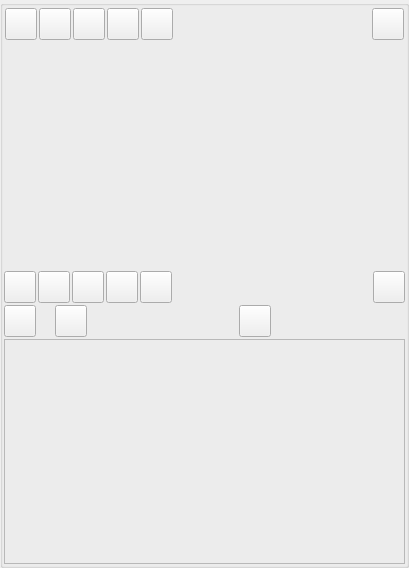
<?xml version="1.0" encoding="UTF-8"?>
<ui version="4.0">
 <class>AppletMultiMessengerUi</class>
 <widget class="QWidget" name="AppletMultiMessengerUi">
  <property name="geometry">
   <rect>
    <x>0</x>
    <y>0</y>
    <width>409</width>
    <height>568</height>
   </rect>
  </property>
  <property name="sizePolicy">
   <sizepolicy hsizetype="Expanding" vsizetype="Expanding">
    <horstretch>0</horstretch>
    <verstretch>0</verstretch>
   </sizepolicy>
  </property>
  <property name="minimumSize">
   <size>
    <width>0</width>
    <height>0</height>
   </size>
  </property>
  <property name="maximumSize">
   <size>
    <width>16777215</width>
    <height>16777215</height>
   </size>
  </property>
  <property name="windowTitle">
   <string>Dialog</string>
  </property>
  <layout class="QGridLayout" name="gridLayout_2">
   <property name="leftMargin">
    <number>0</number>
   </property>
   <property name="topMargin">
    <number>0</number>
   </property>
   <property name="rightMargin">
    <number>0</number>
   </property>
   <property name="bottomMargin">
    <number>0</number>
   </property>
   <property name="spacing">
    <number>0</number>
   </property>
   <item row="0" column="0">
    <widget class="QGroupBox" name="StyledDlgItemsBox">
     <property name="sizePolicy">
      <sizepolicy hsizetype="Expanding" vsizetype="Expanding">
       <horstretch>0</horstretch>
       <verstretch>0</verstretch>
      </sizepolicy>
     </property>
     <property name="minimumSize">
      <size>
       <width>0</width>
       <height>0</height>
      </size>
     </property>
     <property name="title">
      <string/>
     </property>
     <layout class="QVBoxLayout" name="verticalLayout">
      <property name="spacing">
       <number>2</number>
      </property>
      <property name="leftMargin">
       <number>1</number>
      </property>
      <property name="topMargin">
       <number>1</number>
      </property>
      <property name="rightMargin">
       <number>1</number>
      </property>
      <property name="bottomMargin">
       <number>1</number>
      </property>
      <item>
       <widget class="QFrame" name="m_HostViewFrame">
        <layout class="QHBoxLayout" name="horizontalLayout_3">
         <property name="spacing">
          <number>2</number>
         </property>
         <property name="leftMargin">
          <number>1</number>
         </property>
         <property name="topMargin">
          <number>1</number>
         </property>
         <property name="rightMargin">
          <number>1</number>
         </property>
         <property name="bottomMargin">
          <number>1</number>
         </property>
         <item>
          <widget class="VxPushButton" name="m_FriendsView">
           <property name="sizePolicy">
            <sizepolicy hsizetype="Fixed" vsizetype="Fixed">
             <horstretch>0</horstretch>
             <verstretch>0</verstretch>
            </sizepolicy>
           </property>
           <property name="minimumSize">
            <size>
             <width>32</width>
             <height>32</height>
            </size>
           </property>
           <property name="maximumSize">
            <size>
             <width>32</width>
             <height>32</height>
            </size>
           </property>
           <property name="text">
            <string notr="true"/>
           </property>
           <property name="iconSize">
            <size>
             <width>32</width>
             <height>32</height>
            </size>
           </property>
          </widget>
         </item>
         <item>
          <widget class="VxPushButton" name="m_GroupHosts">
           <property name="sizePolicy">
            <sizepolicy hsizetype="Fixed" vsizetype="Fixed">
             <horstretch>0</horstretch>
             <verstretch>0</verstretch>
            </sizepolicy>
           </property>
           <property name="minimumSize">
            <size>
             <width>32</width>
             <height>32</height>
            </size>
           </property>
           <property name="maximumSize">
            <size>
             <width>32</width>
             <height>32</height>
            </size>
           </property>
           <property name="text">
            <string notr="true"/>
           </property>
           <property name="iconSize">
            <size>
             <width>32</width>
             <height>32</height>
            </size>
           </property>
          </widget>
         </item>
         <item>
          <widget class="VxPushButton" name="m_ChatRoomHosts">
           <property name="sizePolicy">
            <sizepolicy hsizetype="Fixed" vsizetype="Fixed">
             <horstretch>0</horstretch>
             <verstretch>0</verstretch>
            </sizepolicy>
           </property>
           <property name="minimumSize">
            <size>
             <width>32</width>
             <height>32</height>
            </size>
           </property>
           <property name="maximumSize">
            <size>
             <width>32</width>
             <height>32</height>
            </size>
           </property>
           <property name="text">
            <string notr="true"/>
           </property>
           <property name="iconSize">
            <size>
             <width>32</width>
             <height>32</height>
            </size>
           </property>
          </widget>
         </item>
         <item>
          <widget class="VxPushButton" name="m_RandomConnectHosts">
           <property name="sizePolicy">
            <sizepolicy hsizetype="Fixed" vsizetype="Fixed">
             <horstretch>0</horstretch>
             <verstretch>0</verstretch>
            </sizepolicy>
           </property>
           <property name="minimumSize">
            <size>
             <width>32</width>
             <height>32</height>
            </size>
           </property>
           <property name="maximumSize">
            <size>
             <width>32</width>
             <height>32</height>
            </size>
           </property>
           <property name="text">
            <string notr="true"/>
           </property>
           <property name="iconSize">
            <size>
             <width>32</width>
             <height>32</height>
            </size>
           </property>
          </widget>
         </item>
         <item>
          <widget class="VxPushButton" name="m_EverybodyView">
           <property name="sizePolicy">
            <sizepolicy hsizetype="Fixed" vsizetype="Fixed">
             <horstretch>0</horstretch>
             <verstretch>0</verstretch>
            </sizepolicy>
           </property>
           <property name="minimumSize">
            <size>
             <width>32</width>
             <height>32</height>
            </size>
           </property>
           <property name="maximumSize">
            <size>
             <width>32</width>
             <height>32</height>
            </size>
           </property>
           <property name="text">
            <string notr="true"/>
           </property>
          </widget>
         </item>
         <item>
          <spacer name="horizontalSpacer">
           <property name="orientation">
            <enum>Qt::Horizontal</enum>
           </property>
           <property name="sizeHint" stdset="0">
            <size>
             <width>40</width>
             <height>20</height>
            </size>
           </property>
          </spacer>
         </item>
         <item>
          <widget class="VxPushButton" name="m_EyeHosts">
           <property name="sizePolicy">
            <sizepolicy hsizetype="Fixed" vsizetype="Fixed">
             <horstretch>0</horstretch>
             <verstretch>0</verstretch>
            </sizepolicy>
           </property>
           <property name="minimumSize">
            <size>
             <width>32</width>
             <height>32</height>
            </size>
           </property>
           <property name="maximumSize">
            <size>
             <width>32</width>
             <height>32</height>
            </size>
           </property>
           <property name="text">
            <string notr="true"/>
           </property>
           <property name="iconSize">
            <size>
             <width>32</width>
             <height>32</height>
            </size>
           </property>
          </widget>
         </item>
        </layout>
       </widget>
      </item>
      <item>
       <widget class="GuiUserListWidget" name="m_UserListWidget" native="true">
        <property name="sizePolicy">
         <sizepolicy hsizetype="Expanding" vsizetype="Expanding">
          <horstretch>0</horstretch>
          <verstretch>0</verstretch>
         </sizepolicy>
        </property>
       </widget>
      </item>
      <item>
       <widget class="QFrame" name="m_OffersFrame">
        <property name="styleSheet">
         <string notr="true"/>
        </property>
        <property name="frameShape">
         <enum>QFrame::NoFrame</enum>
        </property>
        <property name="frameShadow">
         <enum>QFrame::Raised</enum>
        </property>
        <layout class="QHBoxLayout" name="horizontalLayout">
         <property name="spacing">
          <number>2</number>
         </property>
         <property name="leftMargin">
          <number>0</number>
         </property>
         <property name="topMargin">
          <number>0</number>
         </property>
         <property name="rightMargin">
          <number>0</number>
         </property>
         <property name="bottomMargin">
          <number>0</number>
         </property>
         <item>
          <widget class="VxPushButton" name="m_VideoChatButton">
           <property name="minimumSize">
            <size>
             <width>32</width>
             <height>32</height>
            </size>
           </property>
           <property name="maximumSize">
            <size>
             <width>32</width>
             <height>32</height>
            </size>
           </property>
           <property name="text">
            <string notr="true"/>
           </property>
           <property name="iconSize">
            <size>
             <width>32</width>
             <height>32</height>
            </size>
           </property>
          </widget>
         </item>
         <item>
          <widget class="VxPushButton" name="m_VoipButton">
           <property name="sizePolicy">
            <sizepolicy hsizetype="Fixed" vsizetype="Fixed">
             <horstretch>0</horstretch>
             <verstretch>0</verstretch>
            </sizepolicy>
           </property>
           <property name="minimumSize">
            <size>
             <width>32</width>
             <height>32</height>
            </size>
           </property>
           <property name="maximumSize">
            <size>
             <width>32</width>
             <height>32</height>
            </size>
           </property>
           <property name="text">
            <string notr="true"/>
           </property>
           <property name="iconSize">
            <size>
             <width>32</width>
             <height>32</height>
            </size>
           </property>
          </widget>
         </item>
         <item>
          <widget class="VxPushButton" name="m_TrueOrDareButton">
           <property name="minimumSize">
            <size>
             <width>32</width>
             <height>32</height>
            </size>
           </property>
           <property name="maximumSize">
            <size>
             <width>32</width>
             <height>32</height>
            </size>
           </property>
           <property name="text">
            <string notr="true"/>
           </property>
           <property name="iconSize">
            <size>
             <width>32</width>
             <height>32</height>
            </size>
           </property>
          </widget>
         </item>
         <item>
          <widget class="VxPushButton" name="m_OfferFileButton">
           <property name="minimumSize">
            <size>
             <width>32</width>
             <height>32</height>
            </size>
           </property>
           <property name="maximumSize">
            <size>
             <width>32</width>
             <height>32</height>
            </size>
           </property>
           <property name="text">
            <string notr="true"/>
           </property>
           <property name="iconSize">
            <size>
             <width>32</width>
             <height>32</height>
            </size>
           </property>
          </widget>
         </item>
         <item>
          <widget class="VxPushButton" name="m_OptionsButton">
           <property name="minimumSize">
            <size>
             <width>32</width>
             <height>32</height>
            </size>
           </property>
           <property name="maximumSize">
            <size>
             <width>32</width>
             <height>32</height>
            </size>
           </property>
           <property name="text">
            <string notr="true"/>
           </property>
           <property name="iconSize">
            <size>
             <width>32</width>
             <height>32</height>
            </size>
           </property>
          </widget>
         </item>
         <item>
          <spacer name="horizontalSpacer_2">
           <property name="orientation">
            <enum>Qt::Horizontal</enum>
           </property>
           <property name="sizeHint" stdset="0">
            <size>
             <width>40</width>
             <height>20</height>
            </size>
           </property>
          </spacer>
         </item>
         <item>
          <widget class="VxPushButton" name="m_EyeSession">
           <property name="sizePolicy">
            <sizepolicy hsizetype="Fixed" vsizetype="Fixed">
             <horstretch>0</horstretch>
             <verstretch>0</verstretch>
            </sizepolicy>
           </property>
           <property name="minimumSize">
            <size>
             <width>32</width>
             <height>32</height>
            </size>
           </property>
           <property name="maximumSize">
            <size>
             <width>32</width>
             <height>32</height>
            </size>
           </property>
           <property name="text">
            <string notr="true"/>
           </property>
           <property name="iconSize">
            <size>
             <width>32</width>
             <height>32</height>
            </size>
           </property>
          </widget>
         </item>
        </layout>
       </widget>
      </item>
      <item>
       <widget class="QFrame" name="m_ResponseFrame">
        <property name="frameShape">
         <enum>QFrame::NoFrame</enum>
        </property>
        <property name="frameShadow">
         <enum>QFrame::Raised</enum>
        </property>
        <layout class="QHBoxLayout" name="horizontalLayout_2">
         <property name="leftMargin">
          <number>0</number>
         </property>
         <property name="topMargin">
          <number>0</number>
         </property>
         <property name="rightMargin">
          <number>0</number>
         </property>
         <property name="bottomMargin">
          <number>0</number>
         </property>
         <item>
          <widget class="VxPushButton" name="m_AcceptOfferButton">
           <property name="sizePolicy">
            <sizepolicy hsizetype="Fixed" vsizetype="Fixed">
             <horstretch>0</horstretch>
             <verstretch>0</verstretch>
            </sizepolicy>
           </property>
           <property name="minimumSize">
            <size>
             <width>32</width>
             <height>32</height>
            </size>
           </property>
           <property name="maximumSize">
            <size>
             <width>32</width>
             <height>32</height>
            </size>
           </property>
           <property name="text">
            <string notr="true"/>
           </property>
           <property name="iconSize">
            <size>
             <width>32</width>
             <height>32</height>
            </size>
           </property>
          </widget>
         </item>
         <item>
          <widget class="QLabel" name="m_AcceptLabel">
           <property name="text">
            <string/>
           </property>
          </widget>
         </item>
         <item>
          <widget class="VxPushButton" name="m_RejectOfferButton">
           <property name="minimumSize">
            <size>
             <width>32</width>
             <height>32</height>
            </size>
           </property>
           <property name="maximumSize">
            <size>
             <width>32</width>
             <height>32</height>
            </size>
           </property>
           <property name="text">
            <string notr="true"/>
           </property>
           <property name="iconSize">
            <size>
             <width>32</width>
             <height>32</height>
            </size>
           </property>
          </widget>
         </item>
         <item>
          <widget class="QLabel" name="m_RejectLabel">
           <property name="text">
            <string/>
           </property>
          </widget>
         </item>
         <item>
          <widget class="QFrame" name="m_HangupSessionFrame">
           <property name="sizePolicy">
            <sizepolicy hsizetype="Expanding" vsizetype="Fixed">
             <horstretch>0</horstretch>
             <verstretch>0</verstretch>
            </sizepolicy>
           </property>
           <property name="minimumSize">
            <size>
             <width>0</width>
             <height>32</height>
            </size>
           </property>
           <property name="maximumSize">
            <size>
             <width>16777215</width>
             <height>32</height>
            </size>
           </property>
           <property name="styleSheet">
            <string notr="true"/>
           </property>
           <property name="frameShape">
            <enum>QFrame::NoFrame</enum>
           </property>
           <property name="frameShadow">
            <enum>QFrame::Raised</enum>
           </property>
           <layout class="QGridLayout" name="gridLayout">
            <property name="leftMargin">
             <number>0</number>
            </property>
            <property name="topMargin">
             <number>0</number>
            </property>
            <property name="rightMargin">
             <number>0</number>
            </property>
            <property name="bottomMargin">
             <number>0</number>
            </property>
            <property name="spacing">
             <number>0</number>
            </property>
            <item row="0" column="0">
             <widget class="VxPushButton" name="m_HangupSessionButton">
              <property name="sizePolicy">
               <sizepolicy hsizetype="Fixed" vsizetype="Fixed">
                <horstretch>0</horstretch>
                <verstretch>0</verstretch>
               </sizepolicy>
              </property>
              <property name="minimumSize">
               <size>
                <width>32</width>
                <height>32</height>
               </size>
              </property>
              <property name="maximumSize">
               <size>
                <width>32</width>
                <height>32</height>
               </size>
              </property>
              <property name="text">
               <string notr="true"/>
              </property>
              <property name="iconSize">
               <size>
                <width>32</width>
                <height>32</height>
               </size>
              </property>
             </widget>
            </item>
           </layout>
          </widget>
         </item>
        </layout>
       </widget>
      </item>
      <item>
       <widget class="QFrame" name="m_SessionFrame">
        <property name="frameShape">
         <enum>QFrame::StyledPanel</enum>
        </property>
        <property name="frameShadow">
         <enum>QFrame::Raised</enum>
        </property>
        <layout class="QVBoxLayout" name="verticalLayout_2">
         <property name="spacing">
          <number>2</number>
         </property>
         <property name="leftMargin">
          <number>1</number>
         </property>
         <property name="topMargin">
          <number>1</number>
         </property>
         <property name="rightMargin">
          <number>1</number>
         </property>
         <property name="bottomMargin">
          <number>1</number>
         </property>
         <item>
          <widget class="VidWidget" name="m_VidWidget" native="true">
           <property name="sizePolicy">
            <sizepolicy hsizetype="Expanding" vsizetype="Expanding">
             <horstretch>0</horstretch>
             <verstretch>0</verstretch>
            </sizepolicy>
           </property>
           <property name="maximumSize">
            <size>
             <width>16777215</width>
             <height>240</height>
            </size>
           </property>
          </widget>
         </item>
         <item>
          <widget class="SessionWidget" name="m_SessionWidget" native="true">
           <property name="sizePolicy">
            <sizepolicy hsizetype="Expanding" vsizetype="Expanding">
             <horstretch>0</horstretch>
             <verstretch>0</verstretch>
            </sizepolicy>
           </property>
          </widget>
         </item>
        </layout>
       </widget>
      </item>
     </layout>
    </widget>
   </item>
  </layout>
 </widget>
 <customwidgets>
  <customwidget>
   <class>VxPushButton</class>
   <extends>QPushButton</extends>
   <header>VxPushButton.h</header>
  </customwidget>
  <customwidget>
   <class>SessionWidget</class>
   <extends>QWidget</extends>
   <header>SessionWidget.h</header>
   <container>1</container>
  </customwidget>
  <customwidget>
   <class>VidWidget</class>
   <extends>QWidget</extends>
   <header location="global">VidWidget.h</header>
   <container>1</container>
  </customwidget>
  <customwidget>
   <class>GuiUserListWidget</class>
   <extends>QWidget</extends>
   <header>GuiUserListWidget.h</header>
   <container>1</container>
  </customwidget>
 </customwidgets>
 <resources/>
 <connections/>
</ui>
